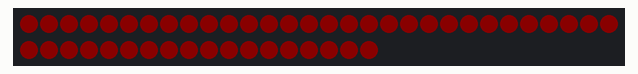
Bench run of a program on a simulated ESP8266 board running MicroPython. On the bench: 48 RGB LEDs in strip order, left to right, continuing on the next row. Dim RGB values are drawn brighter than linear.

Above: at 0.13 s.
At 4.88 s:
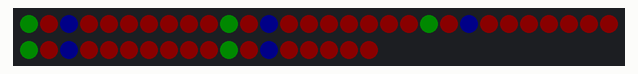
At 9.88 s:
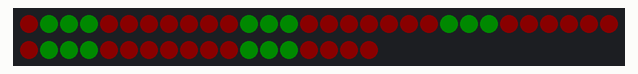
At 20.13 s:
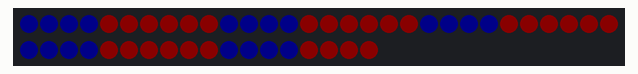
At 29.88 s:
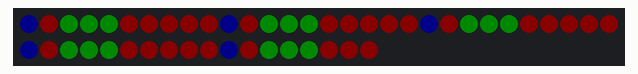
At 39.87 s:
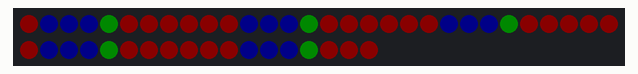

The program:

monitor_main.py
```python
""" monitor_main.py
Blink ternary counting pattern on neopixels
Designed for a strip of neopixels on the back of a monitor
0 = red
1 = green
2 = blue
"""
import machine
import math
import neopixel
import utime

pin = 14
lights = 48
level = 10

np = neopixel.NeoPixel(machine.Pin(pin), lights)

while True:

    # seconds since the device was powered on
    # devided to increment every 1/4 of a second
    t = int( utime.ticks_ms() / 250 )

    for i in range(0, lights):

        # Repeat the pattern every 10 neopixels
        i_prime = i % 10

        # Calculate the value of the i_prime digit
        v = int( t / pow (3, i_prime)) % 3

        r = (v == 0) * level
        g = (v == 1) * level
        b = (v == 2) * level

        np[i] = ( r, g, b)

    np.write()
```
